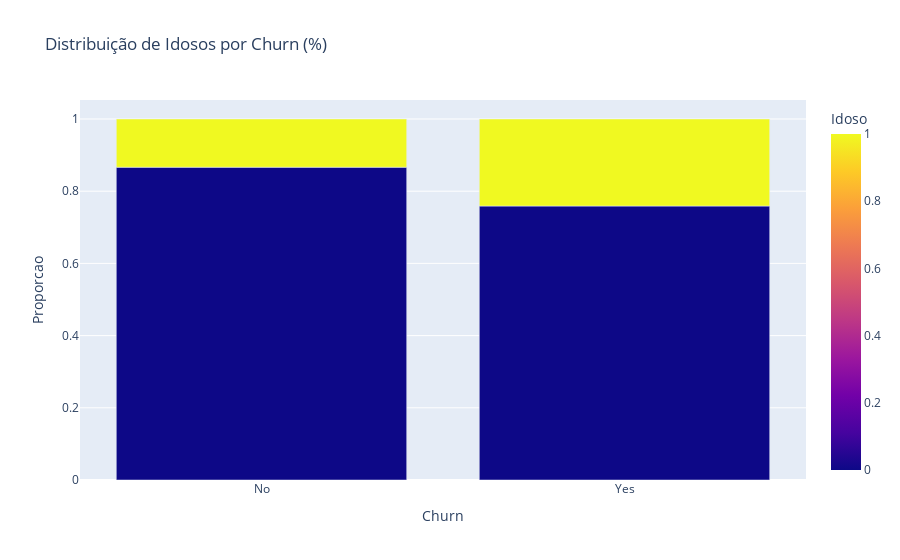

Notebook cell for this chart:
### Code cell
# Comparando pra ver a quantidades de idosos por churn
churn_idoso = df.groupby('Churn')['Idoso'].value_counts(normalize=True).rename('Proporcao').reset_index()

fig = px.bar(churn_idoso, x='Churn', y='Proporcao', color='Idoso',
             barmode='group', title='Distribuição de Idosos por Churn (%)')
fig.show()

### Figure 1 — Plotly figure (JSON) as saved in the notebook; plotly's stock layout.template omitted (floating-point values rounded to 4 significant figures)
{"data": [{"alignmentgroup": "True", "hovertemplate": "Churn=%{x}<br>Proporcao=%{y}<br>Idoso=%{marker.color}<extra></extra>", "legendgroup": "", "marker": {"color": [0, 1, 0, 1], "coloraxis": "coloraxis", "pattern": {"shape": ""}}, "name": "", "offsetgroup": "", "orientation": "v", "showlegend": false, "textposition": "auto", "type": "bar", "x": ["No", "No", "Yes", "Yes"], "xaxis": "x", "y": [0.8664, 0.1336, 0.7589, 0.2411], "yaxis": "y"}], "layout": {"barmode": "group", "coloraxis": {"colorbar": {"title": {"text": "Idoso"}}, "colorscale": [[0, "#0d0887"], [0.1111, "#46039f"], [0.2222, "#7201a8"], [0.3333, "#9c179e"], [0.4444, "#bd3786"], [0.5556, "#d8576b"], [0.6667, "#ed7953"], [0.7778, "#fb9f3a"], [0.8889, "#fdca26"], [1, "#f0f921"]]}, "legend": {"tracegroupgap": 0}, "title": {"text": "Distribuição de Idosos por Churn (%)"}, "xaxis": {"anchor": "y", "domain": [0, 1], "title": {"text": "Churn"}}, "yaxis": {"anchor": "x", "domain": [0, 1], "title": {"text": "Proporcao"}}}}
